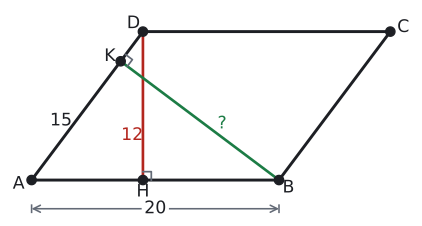

Python code for this plot:
import sys; sys.path.insert(0, "tools")
from cizim import *

P = lambda x, y: np.array([float(x), float(y)])
uz = lambda U, V: round(float(np.linalg.norm(U - V)), 4)
def acisi(K, U, V):
    u, v = U - K, V - K
    return round(float(np.degrees(np.arccos(np.dot(u, v) / np.linalg.norm(u) / np.linalg.norm(v)))), 3)
def birim(U, V):
    t = (V - U) / np.linalg.norm(V - U); return t, np.array([-t[1], t[0]])
def dondur(Q, derece):
    a = np.radians(derece); return P(Q[0] * np.cos(a) - Q[1] * np.sin(a), Q[0] * np.sin(a) + Q[1] * np.cos(a))
def ayak(Q, U, V):
    t, _ = birim(U, V); return U + np.dot(Q - U, t) * t
def paralel_isareti(U, V, n=1, f=0.5):
    t, _ = birim(U, V)
    for i in range(n):
        M = U + f * (V - U) + (i - (n - 1) / 2) * 0.32 * S * t
        ax.annotate("", xy=M + 0.22 * S * t, xytext=M - 0.22 * S * t, arrowprops=dict(arrowstyle="-|>", color=SOLUK, lw=1.3, mutation_scale=13))
def cetik(U, V, n=1, renk=SOLUK, f=0.5):
    M = U + f * (V - U); t, m = birim(U, V)
    for i in range(n):
        c = M + (i - (n - 1) / 2) * 0.2 * S * t
        ax.plot(*zip(c - 0.22 * S * m, c + 0.22 * S * m), color=renk, lw=1.5)
def olcu(U, V, metin, d=0.5, renk=YAZI, fs=13, f=0.5):
    """[UV] üzerinde f oranındaki noktaya, U->V yönünün soluna d*S uzağa yazı (d < 0: sağına)."""
    M = U + f * (V - U); _, m = birim(U, V)
    ax.text(*(M + d * S * m), metin, ha="center", va="center", color=renk, fontsize=fs)
def dik_isareti(K, U, V, r=0.4):
    a_ = (U - K) / np.linalg.norm(U - K) * r * S; b_ = (V - K) / np.linalg.norm(V - K) * r * S
    ax.plot(*zip(K + a_, K + a_ + b_, K + b_), color=SOLUK, lw=1.3)
def harf(Q, metin, dx, dy, renk=YAZI, fs=13):
    ax.text(Q[0] + dx * S, Q[1] + dy * S, metin, ha="center", va="center", color=renk, fontsize=fs)
def cizgi(U, V, renk=YAZI, lw=2.2, ls="-"):
    ax.plot(*zip(U, V), color=renk, lw=lw, ls=ls)
def boya(noktalar, renk):
    ax.add_patch(patches.Polygon(noktalar, closed=True, facecolor=renk, edgecolor="none"))
def yay(K, U, V, r=0.8, renk=MAVI, n=1):
    for i in range(n): aci(ax, K, U, V, r=(r + 0.18 * i) * S, renk=renk)
def yay_yazi(K, U, V, metin, d=1.4, renk=MAVI, fs=12):
    """K köşesindeki U-K-V açısının ortasından d*S uzağa yazı."""
    u = (U - K) / np.linalg.norm(U - K); v = (V - K) / np.linalg.norm(V - K); o = (u + v) / np.linalg.norm(u + v)
    ax.text(*(K + d * S * o), metin, ha="center", va="center", color=renk, fontsize=fs)
def basla(xmin, xmax, ymin, ymax, en=5.5):
    global fig, ax
    fig, ax = sekil(en, en * (ymax - ymin) / (xmax - xmin))
    ax.set_aspect("equal"); ax.axis("off"); ax.set_xlim(xmin, xmax); ax.set_ylim(ymin, ymax)
def dortgen(A, B, C, D, dolgu=None):
    if dolgu: boya([A, B, C, D], dolgu)
    ax.plot(*zip(A, B, C, D, A), color=YAZI)
    for Q in (A, B, C, D): nokta(ax, *Q, "")
def koseler(A, B, C, D, d=0.55):
    O = (A + B + C + D) / 4
    for Q, ad in ((A, "A"), (B, "B"), (C, "C"), (D, "D")):
        y = (Q - O) / np.linalg.norm(Q - O); harf(Q, ad, d * y[0] * 1.3, d * y[1])
def pk(AB, AD, derece):
    """A orijinde, [AB] yatay; ABCD paralelkenarının köşeleri."""
    a = np.radians(derece); A, B = P(0, 0), P(AB, 0); D = P(AD * np.cos(a), AD * np.sin(a)); return A, B, B + D, D
def cerceve(noktalar, kenar=1.2):
    xs = [q[0] for q in noktalar]; ys = [q[1] for q in noktalar]
    return min(xs) - kenar * S, max(xs) + kenar * S, min(ys) - kenar * S, max(ys) + kenar * S
def alan(noktalar, metin, renk=YAZI, dx=0, dy=0, fs=13):
    """Çokgenin ağırlık merkezine (köşelerin ortalaması) yazı."""
    O = sum(noktalar) / len(noktalar)
    ax.text(O[0] + dx * S, O[1] + dy * S, metin, ha="center", va="center", color=renk, fontsize=fs, fontweight="bold")
def kesisim(P1, P2, P3, P4):
    """[P1P2] ve [P3P4] doğrularının kesişimi."""
    d1, d2 = P2 - P1, P4 - P3
    x2 = lambda u, v: u[0] * v[1] - u[1] * v[0]
    t = x2(P3 - P1, d2) / x2(d1, d2); return P1 + t * d1
def alan_hesap(*Q):
    return round(abs(sum(Q[i][0] * Q[(i + 1) % len(Q)][1] - Q[(i + 1) % len(Q)][0] * Q[i][1] for i in range(len(Q)))) / 2, 4)


# Soru 2: |AB| = 20, |AD| = 15, [DH] ⊥ [AB], |DH| = 12; [BK] ⊥ [AD], |BK| = 16.
A, B, C, D = pk(20, 15, np.degrees(np.arctan2(12, 9)))
H = ayak(D, A, B); K = ayak(B, A, D)
S = 29 / 15
print("AD", uz(A, D), "DH", uz(D, H), "BK", uz(B, K), "AK", uz(A, K), "alan", alan_hesap(A, B, C, D))
x0, x1, y0, y1 = cerceve([A, B, C, D], 1.0); basla(x0, x1, y0 - 0.6 * S, y1)
dortgen(A, B, C, D); koseler(A, B, C, D, 0.45)
cizgi(D, H, KIRMIZI, 2); cizgi(B, K, YESIL, 2)
dik_isareti(H, D, B, 0.35); dik_isareti(K, B, D, 0.35)
nokta(ax, *H, ""); harf(H, "H", 0, -0.5)
nokta(ax, *K, ""); harf(K, "K", -0.45, 0.2)
yo = -1.2 * S  # [AB] uzunluğu: H'yi bölmeyen ölçü çizgisi
ax.annotate("", xy=(B[0], yo), xytext=(A[0], yo), arrowprops=dict(arrowstyle="<->", color=SOLUK, lw=1.2, shrinkA=0, shrinkB=0))
for Q in (A, B): ax.plot([Q[0], Q[0]], [yo - 0.15 * S, yo + 0.15 * S], color=SOLUK, lw=1.2)
ax.text((A[0] + B[0]) / 2, yo, "20", ha="center", va="center", color=YAZI, fontsize=13, bbox=dict(facecolor="white", edgecolor="none", pad=2))
olcu(A, D, "15", 0.5, f=0.35); olcu(D, H, "12", -0.45, KIRMIZI, f=0.7); olcu(B, K, "?", -0.45, YESIL, f=0.4)
kaydet(fig, __file__)
